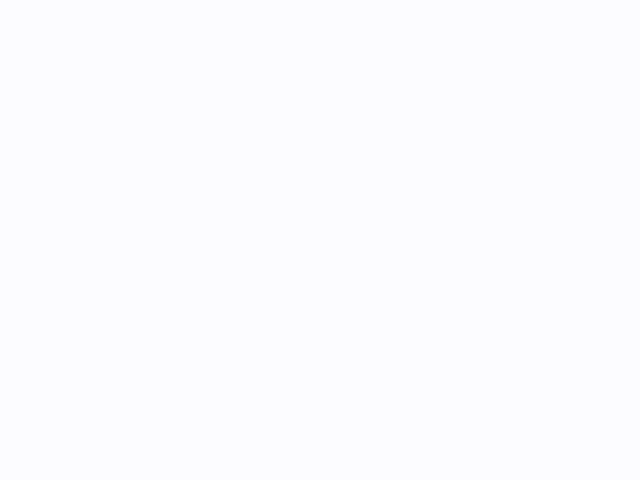
Frame 1 (no input)
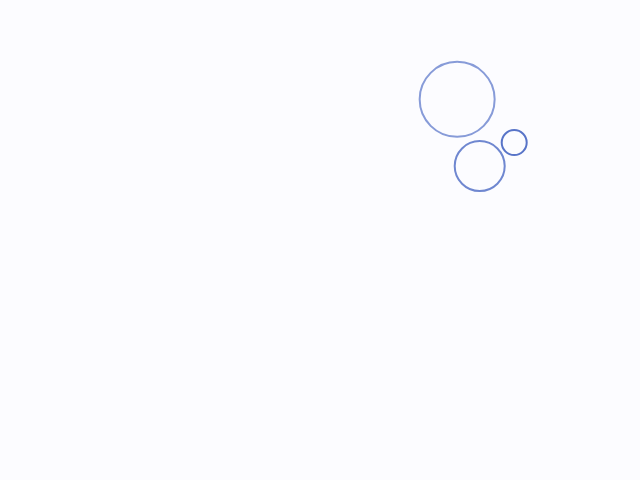
Frame 60 (no input)
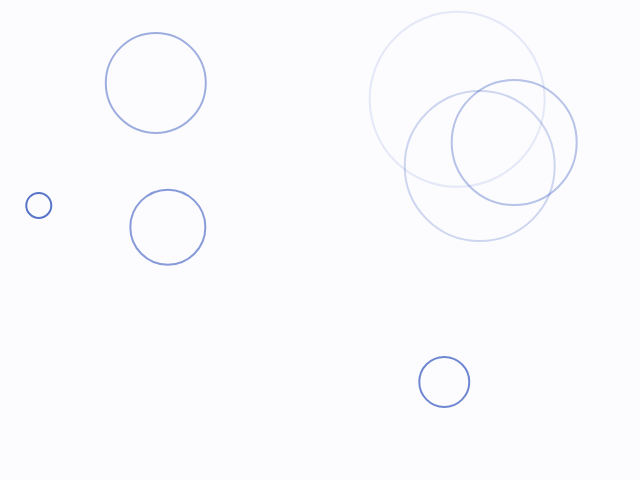
Frame 120 (the mouse pressed at the canvas centre since frame 60)

The p5.js sketch that drew these frames (run headless with seeded random() and noise() and a simulated clock; from frame 60 on, the mouse is pressed at the canvas centre):

// p5.js sketch
// ── sketch.js
// ---- definition ------------------------------------------------------------

/**
 * Creates a function that runs `onProgress` but has no effect after running the specified number of times.
 * @param parameters.duration - The duration for which the returning function remains alive.
 * @param parameters.onProgress - A function that takes progress ratio (which changes from 0 to 1) as argument.
 */
const createTimer = parameters => {
  const { duration, onProgress } = parameters;

  let progressCount = 0;
  let isCompleted = false;

  return () => {
    if (isCompleted) return false;

    const progressRatio = progressCount / duration;
    onProgress(progressRatio);

    if (progressRatio >= 1) return false;
    progressCount += 1;
    return true;
  };
};

// ---- usage ----------------------------------------------------------------

const printProgressRatio = ratio => console.log(`Progress ratio: ${ratio}`);

const sampleTimer = createTimer({
  duration: 4,
  onProgress: printProgressRatio
});

while (sampleTimer()) {
  // loops until false returns
}

/* [result]
Progress ratio: 0
Progress ratio: 0.25
Progress ratio: 0.5
Progress ratio: 0.75
Progress ratio: 1
*/

// ---- example ---------------------------------------------------------------

// -- variable & functions ----

let timers = [];

const createRandomTimer = () => {
  const x = random(width);
  const y = random(height);

  const onProgress = progressRatio => {
    const alpha = (1 - progressRatio) * 255; // From 255 to 0
    stroke(64, 96, 192, alpha);

    const size = 200 * progressRatio; // From 0 to 200
    circle(x, y, size);
  };

  return createTimer({
    duration: 120,
    onProgress
  });
};

/**
 * Runs all elements of `timers` and returns a new array to run next time.
 * @param timers - Array of timer functions.
 * @returns Array of timer functions that are still running and not completed.
 */
const stepTimers = timers => timers.filter(timer => timer());

// -- main ----

setup = () => {
  createCanvas(640, 480);
  noFill();
  strokeWeight(2);
};

draw = () => {
  background(252, 252, 255);

  if (frameCount % 15 === 0) timers.push(createRandomTimer());

  timers = stepTimers(timers);
};
